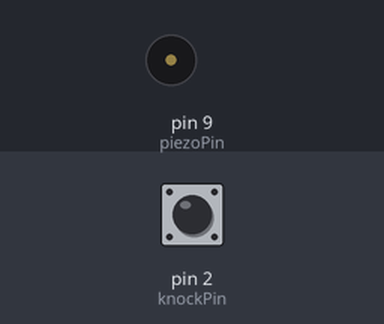
Simulated run of this sketch. Board: Arduino Uno, built with avr-gcc and run on an emulated ATmega328P. Parts: buzzer (waves = sounding). The inputs (shaded band) are chosen by the test bench; at power-on: pin 2 (knockPin) HIGH.

Above: at 1.2 s.
1.3 s: pin 2 (knockPin) pulled LOW for 3.2 s
At 1.7 s:
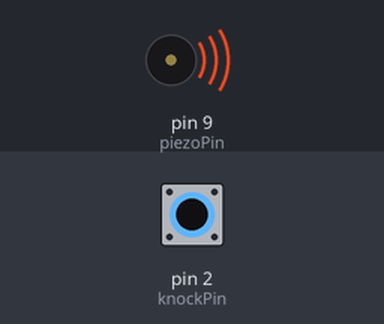
Timing chart, 0 to 5.8 s (numbered marks = the images above; inputs shaded):
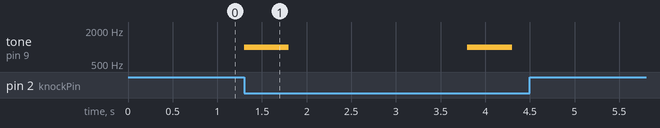

Measured:
- after the input at 1.3 s, tone on pin 9 (piezoPin): alternates 1000 Hz for 0.50 s and silent for 2.0 s, 4 changes in all, then stays silent, starting at once

The sketch:

Piezo_2.ino
```cpp
const int piezoPin = 9;
const int knockPin = 2;
const int knockThreshold = 500;

void setup() {
  pinMode(piezoPin, OUTPUT);
  pinMode(knockPin, INPUT);
  digitalWrite(knockPin, HIGH);  // Enable pull-up resistor
}

void loop() {
  if (digitalRead(knockPin) == LOW) {
    playMelody();
    delay(2000);  // Delay to avoid repeated playing
  }
}

void playMelody() {
  tone(piezoPin, 1000, 500);  // Play a 1kHz tone for 500ms
  delay(500);  // Pause between tones
  noTone(piezoPin);
}
```
